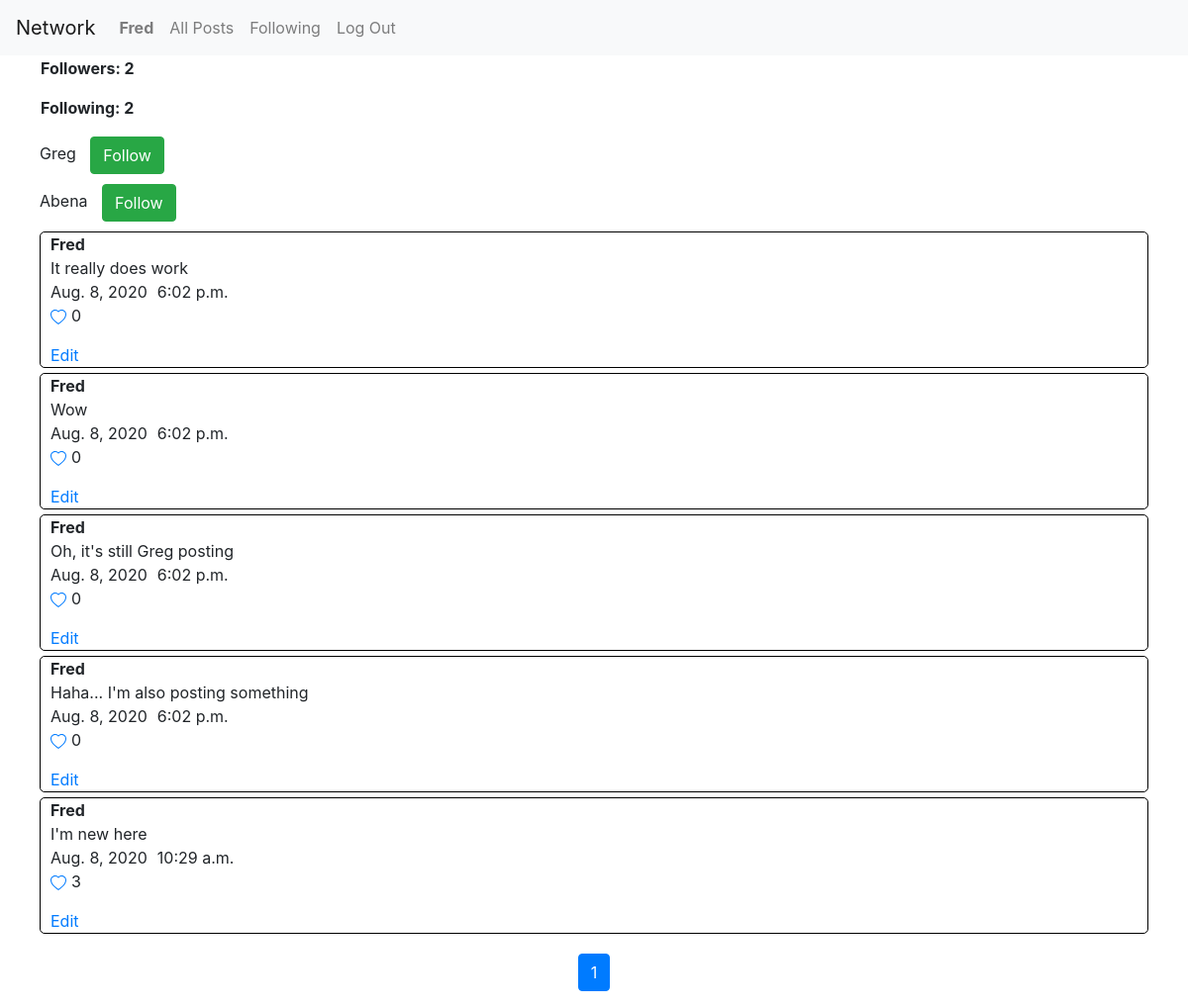
Before: /profile (signed in) with the older database file.
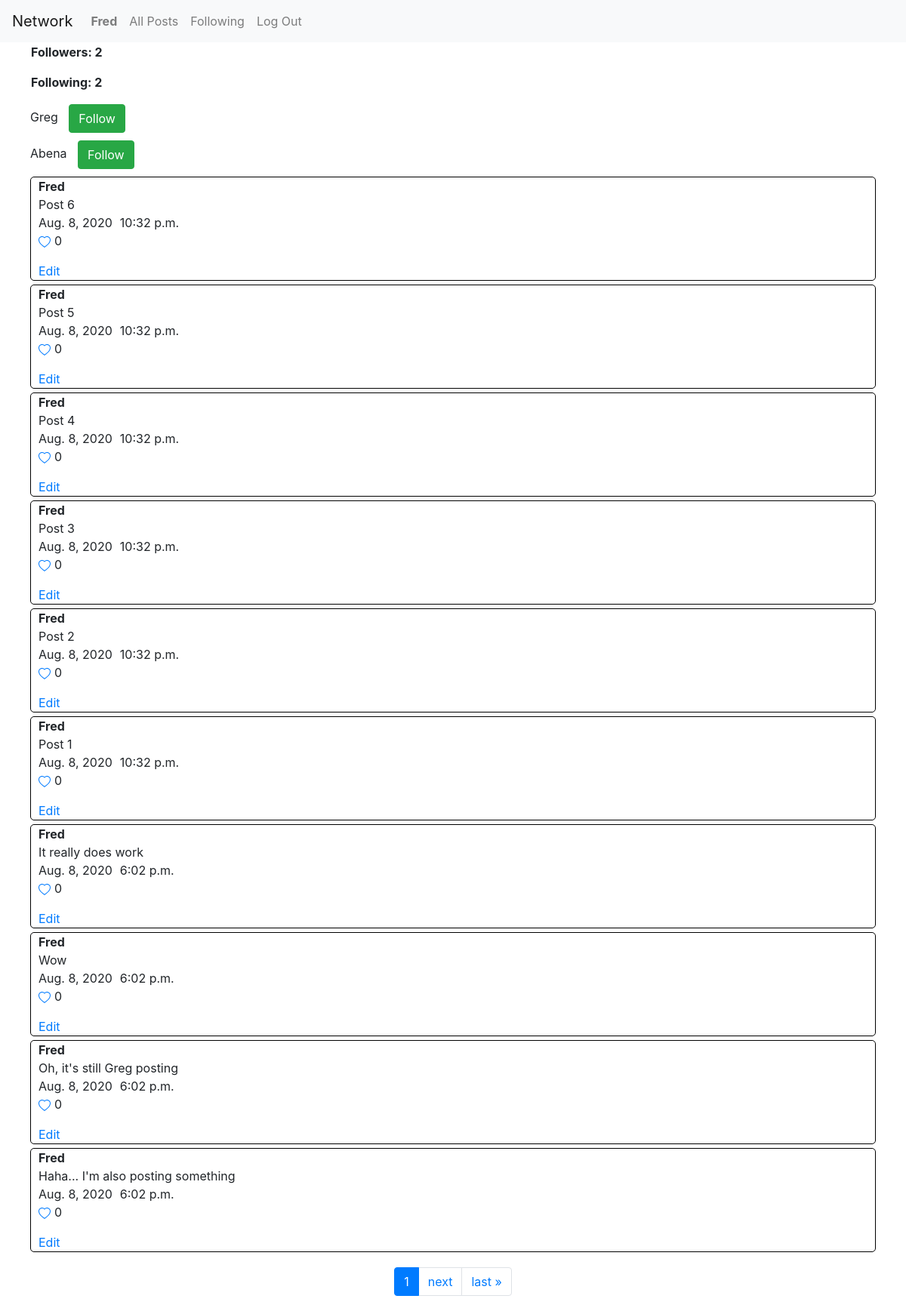
After: the same page with the newer database file.
### network/models.py (models this page shows, shortened)
class User(AbstractUser):
    pass

class Post(models.Model):
    user = models.ForeignKey(User, on_delete=models.CASCADE)
    post = models.CharField(max_length=1000)
    date = models.DateField()
    time = models.TimeField()

### network/views.py (the view)
# urls.py: path("profile", views.profile, name="profile"),
@login_required
def profile(request):
    user = User.objects.get(username=request.user)
    users = User.objects.exclude(username=request.user)
    posts = Post.objects.filter(user=user).order_by('-id')
    paginator = Paginator(posts, 10)
    page_number = request.GET.get('page')
    posts = paginator.get_page(page_number)
    return render(request, "network/profile.html", {
        "user":user,
        "posts":posts,
        "users":users
    })

### network/templates/network/profile.html (shortened to what this page needs)
{% extends "network/layout.html" %}
{% block body %}
    <div id="f-f">
        <p id="followers">Followers: {{ user.followers.count }}</p>
        <p id="following">Following: {{ user.following.count }}</p>
    </div>
    {% for u in users %}
        <div id="user">
            {{ u.username|title }}
            <button class="btn btn-success" onclick="window.location.href='/follow/{{ u.id }}'">Follow</button>
        </div>
    {% endfor %}
    <div class="post-main">
        {% for i in posts %}
            <div class="post-container">
                <div class="title-post">
                    <div class="title">{{ i.user|title }}</div>
                    <div class="post"> {{ i.post }} </div>
                </div>
                <div class="date-time">
                    <div class="date">{{ i.date }} </div>
                    <div class="time"> {{ i.time }} </div>
                </div>
                <div class="like">
                    <a class="like-link" id="like-{{ i.id }}" data-id="{{ i.id }}" href="#">
                    </a>
                    <p id="num-likes-{{ i.id }}" class="num-likes"> {{ i.likes.count}} </p>
                </div>
                <div class="edit">
                    {% if i.user == request.user %}
                        <a href="edit/{{ i.id }}">Edit</a>
                    {% endif %}
                </div>
            </div>
        {% endfor %}
    </div>
    <nav class="page-nav" aria-label="Page navigation example">
        <ul class="pagination">
                <li class="page-item active" aria-current="page">
                    <a class="page-link" href="?page={{ posts.number }}">{{ posts.number }} <span class="sr-only">(current)</span></a>
                </li>
            {% if posts.has_next %}
                <li class="page-item"><a class="page-link" href="?page={{ posts.next_page_number }}">next</a></li>
                <li class="page-item"><a class="page-link" href="?page={{ posts.paginator.num_pages }}">last &raquo;</a></li>
            {% endif %}
        </ul>
    </nav>
{% endblock %}

### network/templates/network/layout.html (shortened to what this page needs)
{% load static %}
<!DOCTYPE html>
<html lang="en">
    <head>
        <link rel="stylesheet" href="https://stackpath.bootstrapcdn.com/bootstrap/4.4.1/css/bootstrap.min.css">
        <link href="{% static 'network/styles.css' %}" rel="stylesheet">
    </head>
    <body>
        <nav class="navbar navbar-expand-lg navbar-light bg-light">
            <a class="navbar-brand" href="{% url 'index' %}">Network</a>
            <div>
              <ul class="navbar-nav mr-auto">
                {% if user.is_authenticated %}
                    <li class="nav-item">
                        <a class="nav-link" href="{% url 'profile' %}"><strong>{{ user.username|title }}</strong></a>
                    </li>
                {% endif %}
                <li class="nav-item">
                  <a class="nav-link" href="{% url 'index' %}">All Posts</a>
                </li>
                {% if user.is_authenticated %}
                    <li class="nav-item">
                        <a class="nav-link" href="{% url 'following' %}">Following</a>
                    </li>
                    <li class="nav-item">
                        <a class="nav-link" href="{% url 'logout' %}">Log Out</a>
                    </li>
                {% endif %}
              </ul>
            </div>
          </nav>
        <div class="body">
            {% block body %}
            {% endblock %}
        </div>
    </body>
</html>

### network/static/network/styles.css (style rules this page uses)
.post-container { border: 1px solid black; margin-left: 40px; margin-right: 40px; margin-top: 5px; margin-bottom: 5px; border-radius: 5px; }
.post-container .title-post { margin-left: 10px; }
.post-container .title-post .title { font-weight: bold; }
.post-container .date-time { margin-left: 10px; display: flex; }
.post-container .date-time .date { margin-right: 10px; }
.post-container .like { margin-left: 10px; display: flex; }
.post-container .like .like-btn { margin-right: 5px; }
.post-container .edit { margin-left: 10px; }
#f-f { margin-left: 40px; padding: 1px; }
#f-f #followers { font-weight: bold; }
#f-f #following { font-weight: bold; }
#user { margin-left: 40px; margin-bottom: 10px; }
#user button { margin-left: 10px; }
.page-nav { display: flex; justify-content: center; margin-top: 20px; }

Changed rows visible on the page:
no longer on this page (row unchanged): Post: user "Fred", post "I'm new here", date "Aug. 8, 2020", time "10:29 a.m.", likes.count "3"
added Post: user "Fred", post "Post 6", date "Aug. 8, 2020", time "10:32 p.m.", likes.count "0"
added Post: user "Fred", post "Post 5", date "Aug. 8, 2020", time "10:32 p.m.", likes.count "0"
added Post: user "Fred", post "Post 4", date "Aug. 8, 2020", time "10:32 p.m.", likes.count "0"
added Post: user "Fred", post "Post 3", date "Aug. 8, 2020", time "10:32 p.m.", likes.count "0"
added Post: user "Fred", post "Post 2", date "Aug. 8, 2020", time "10:32 p.m.", likes.count "0"
added Post: user "Fred", post "Post 1", date "Aug. 8, 2020", time "10:32 p.m.", likes.count "0"
Other visible differences:
text now shown: "next last »"
